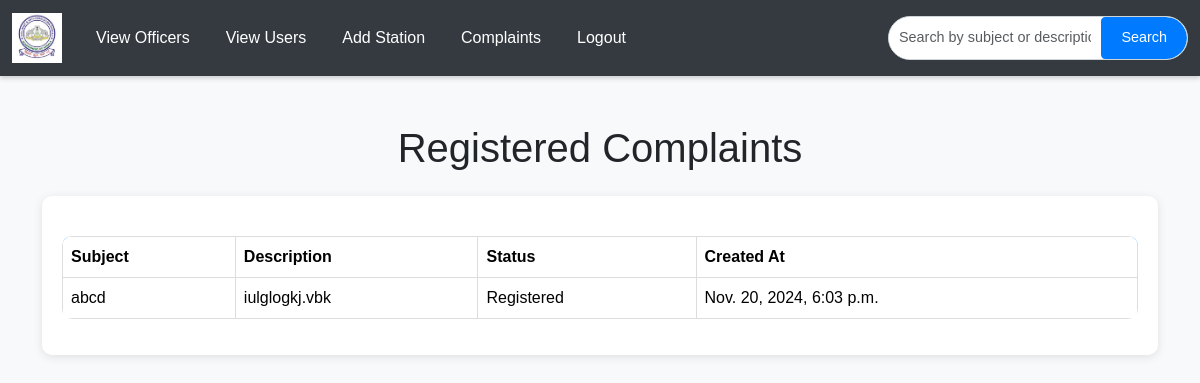
Page /viewcomplaint/ on the earlier database version.
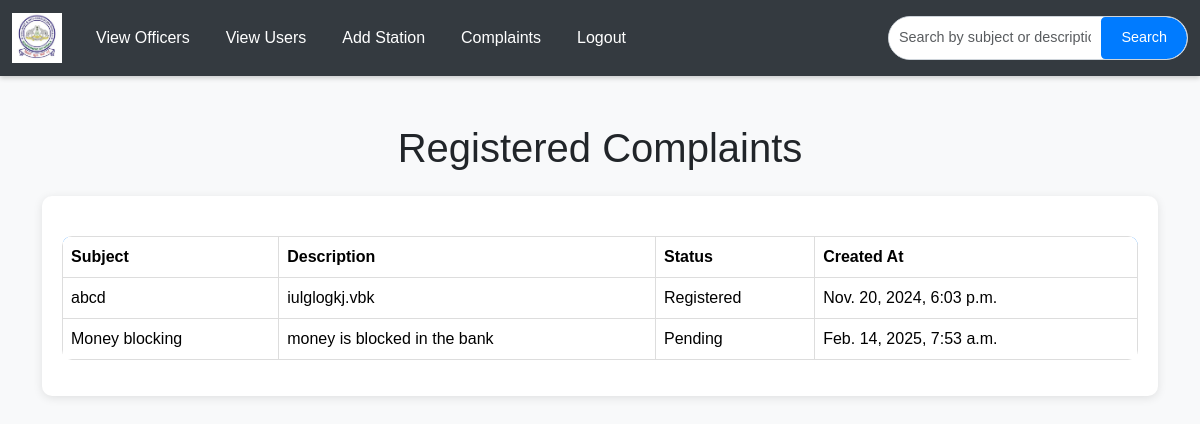
Same page on the later database version.
### app/models.py (models this page shows, shortened)
class Complaint(models.Model):
    user = models.ForeignKey(User, on_delete=models.CASCADE)
    police = models.ForeignKey(Police, on_delete=models.CASCADE)
    subject = models.CharField(max_length=255)
    description = models.TextField()
    status = models.CharField(max_length=50, choices=[('Pending', 'Pending'), ('Registered', 'Registered'), ('Resolved', 'Resolved')], default='Pending')
    created_at = models.DateTimeField(auto_now_add=True)
    registered_at = models.DateTimeField(null=True, blank=True)  # Optional

### app/views.py (the view)
# urls.py: path('viewcomplaint/',views.viewcomplaint,name='viewcomplaint'),
def viewcomplaint(req):
    query = req.POST.get('query', '')  # Retrieve the search query from the POST request
    if query:
        data = Complaint.objects.filter(
            Q(subject__icontains=query) | Q(description__icontains=query)
        )
    else:
        data = Complaint.objects.all()  # Return all complaints if no query is provided
    return render(req, 'admin/viewcomplaint.html', {'data': data, 'query': query})

### templates/admin/viewcomplaint.html (shortened to what this page needs)
<!DOCTYPE html>
<html lang="en">
<head>
    <link href="https://cdn.jsdelivr.net/npm/bootstrap@5.3.3/dist/css/bootstrap.min.css" rel="stylesheet">
    <link href="https://cdn.jsdelivr.net/npm/bootstrap-icons/font/bootstrap-icons.css" rel="stylesheet">
</head>
<body>
    <nav id="nav" class="navbar navbar-expand-lg navbar-dark sticky-top">
        <div class="container-fluid">
            <a class="navbar-brand" href="../viewcomplaint">
                <img id="logo" src="../static/images/images.jpg" alt="CrimeLog" style="max-height: 50px;">
            </a>
            <div class="collapse navbar-collapse" id="mynavbar">
                <ul class="navbar-nav me-auto">
                    <li class="nav-item"><a class="nav-link" href="../viewpolice">View Officers</a></li>
                    <li class="nav-item"><a class="nav-link" href="../viewusers">View Users</a></li>
                    <li class="nav-item"><a class="nav-link" href="../addstation">Add Station</a></li>
                    <li class="nav-item"><a class="nav-link" href="../viewcomplaint">Complaints</a></li>
                    <li class="nav-item"><a class="nav-link" href="../logout">Logout</a></li>
                </ul>
                <div class="search-input-group">
                    <form method="post" action="{% url 'viewcomplaint' %}">
                        <input class="form-control" type="text" name="query" placeholder="Search by subject or description..." value="{{ query|default:'' }}">
                        <button class="btn btn-primary" type="submit">Search</button>
                    </form>
                </div>
            </div>
        </div>
    </nav>
    <div class="container mt-5">
        <h1 class="text-center mb-4">Registered Complaints</h1>
        <div class="table-container">
            <table class="table">
                <thead>
                    <tr>
                        <th>Subject</th>
                        <th>Description</th>
                        <th>Status</th>
                        <th>Created At</th>
                    </tr>
                </thead>
                <tbody>
                    {% for i in data %}
                    <tr>
                        <td>{{ i.subject }}</td>
                        <td>{{ i.description }}</td>
                        <td>{{ i.status }}</td>
                        <td>{{ i.created_at }}</td>
                    </tr>
                    {% empty %}
                    <tr>
                        <td colspan="4" class="no-complaints">No complaints registered.</td>
                    </tr>
                    {% endfor %}
                </tbody>
            </table>
        </div>
    </div>
</body>
</html>

Differences in the rows shown:
added Complaint: subject "Money blocking", description "money is blocked in the bank", status "Pending", created_at "Feb. 14, 2025, 7:53 a.m."
